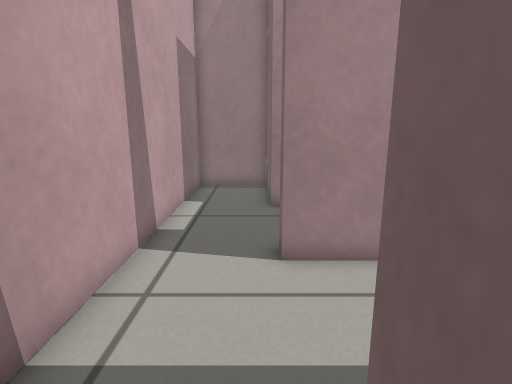
View 1 (above)

23 first-person views from a walk through a robot-simulator world made for Gazebo. The camera is 0.59 m above the floor, tilts 12° down and sees 80° across. The floor is counted in squares, 0.2 m on a side. Each view is taken from the middle of a square. On the plan, view 1 faces up. The plan holds only what a view shows up to about 20 squares ahead; the rest is blank. Robots are left out.

View 2
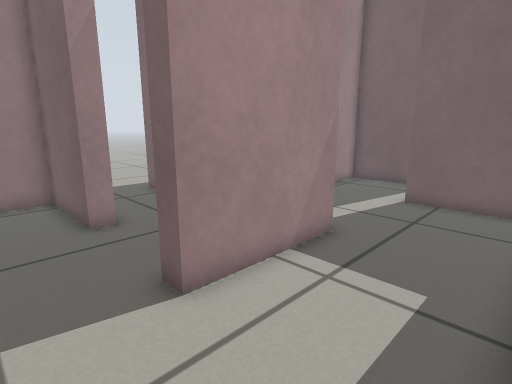

View 3
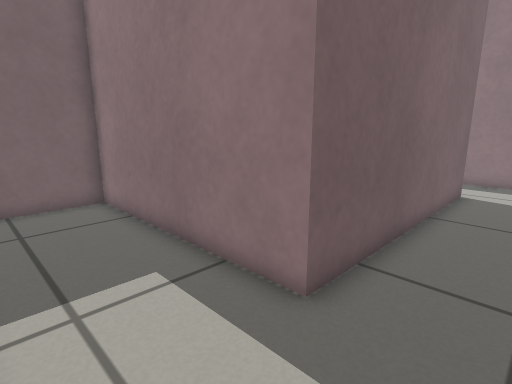

View 4
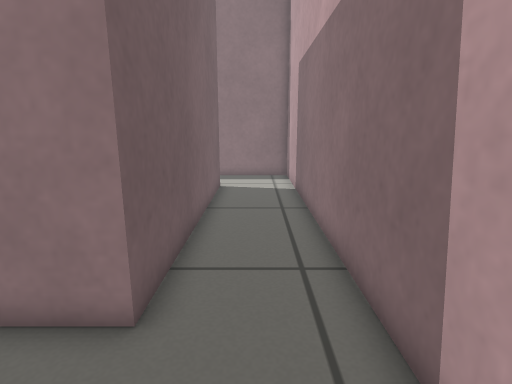

View 5
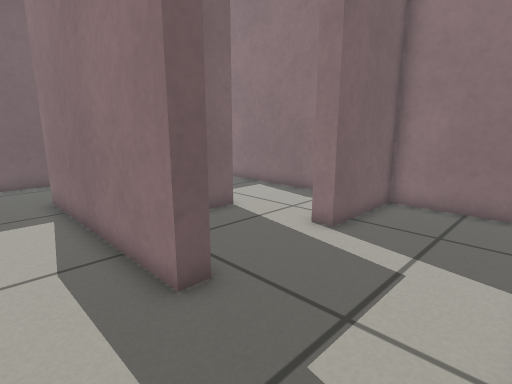

View 6
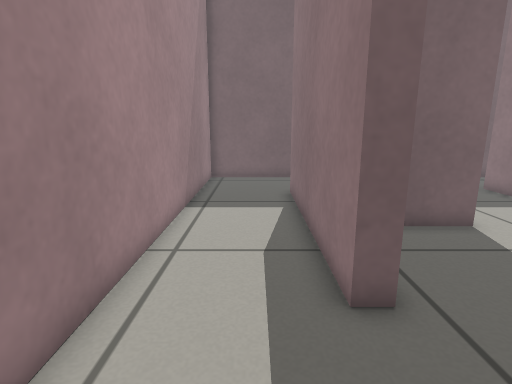

View 7
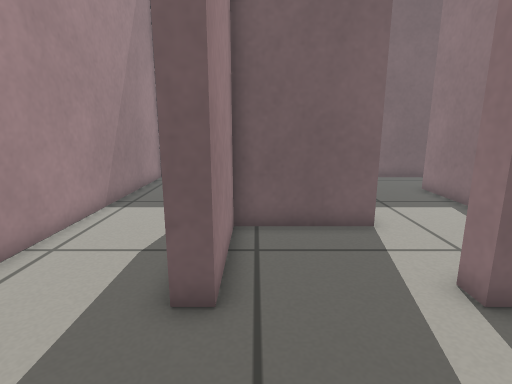

View 8
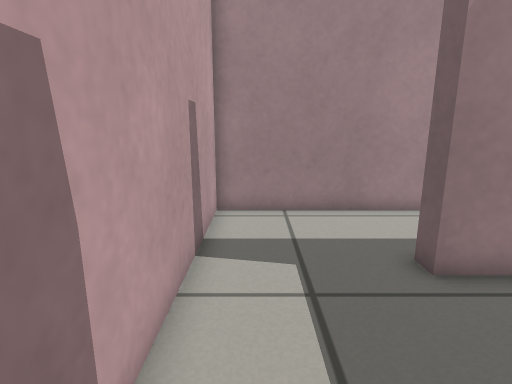

View 9
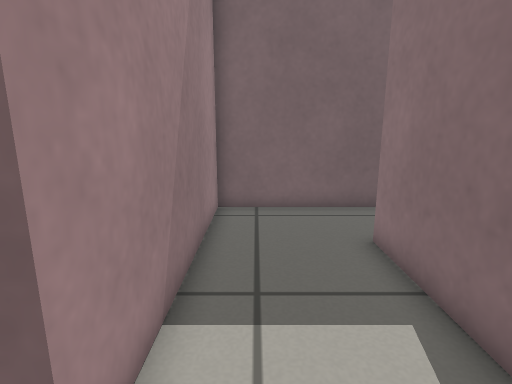

View 10
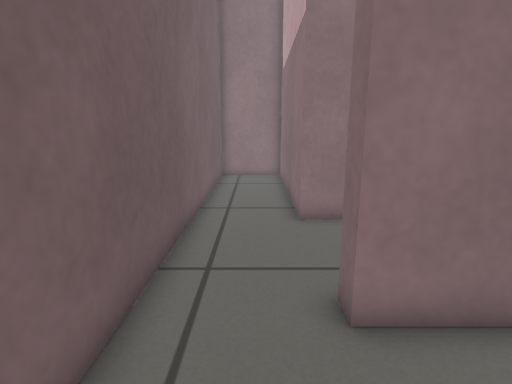

View 11
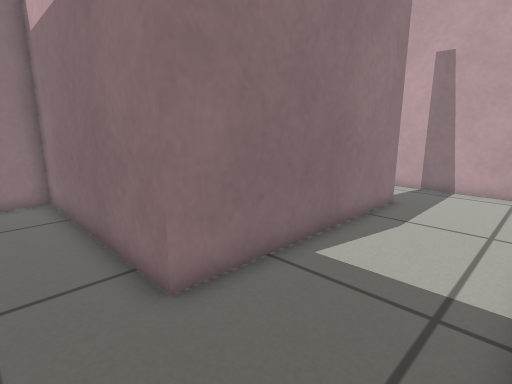

View 12
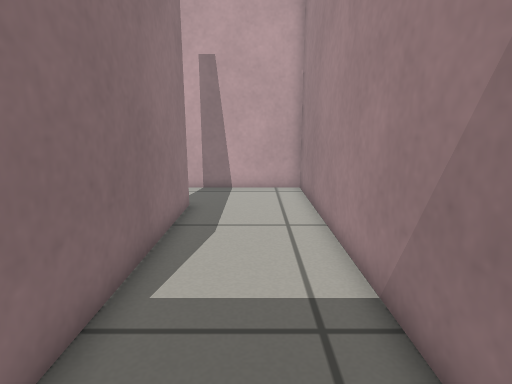

View 13
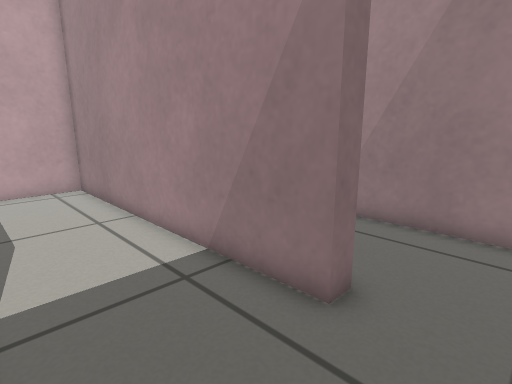

View 14
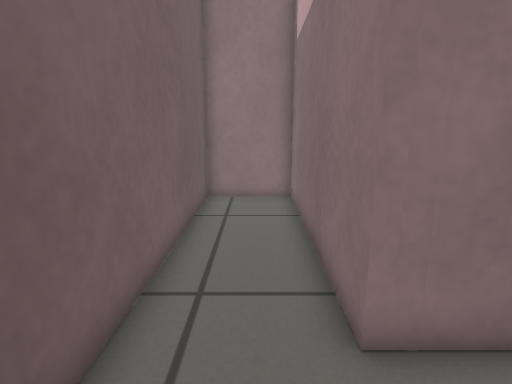

View 15
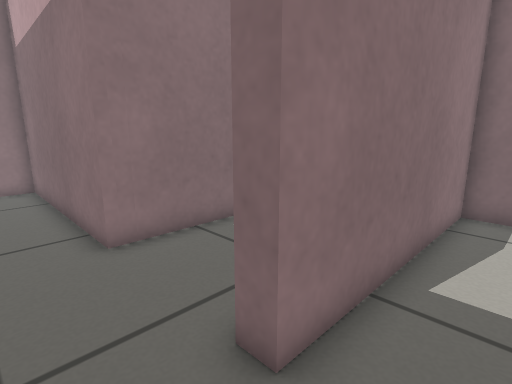

View 16
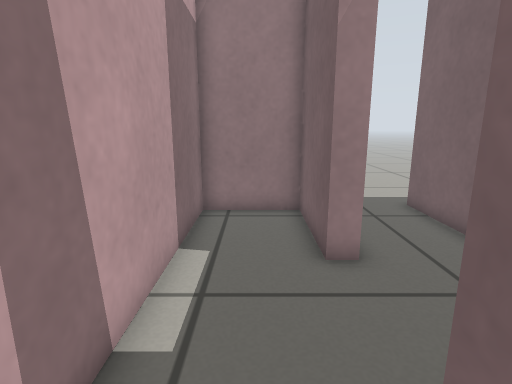

View 17
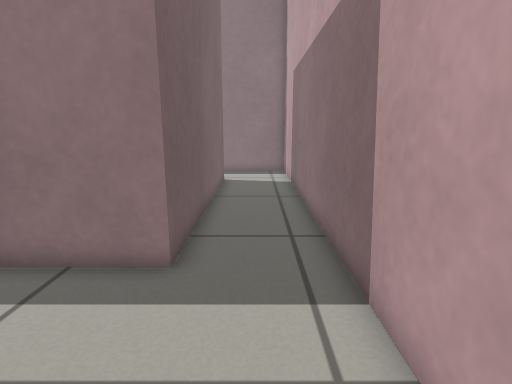

View 18
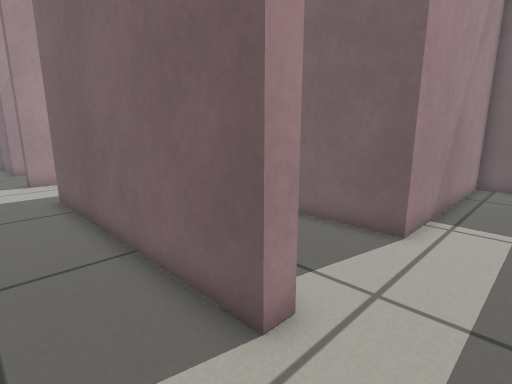

View 19
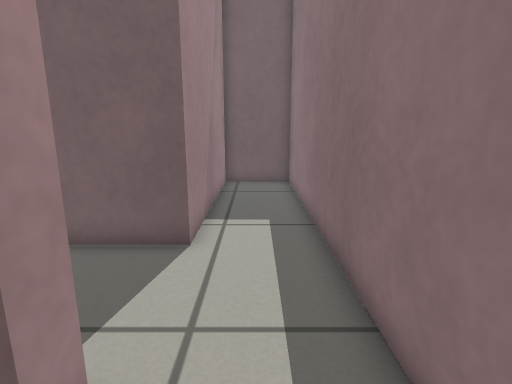

View 20
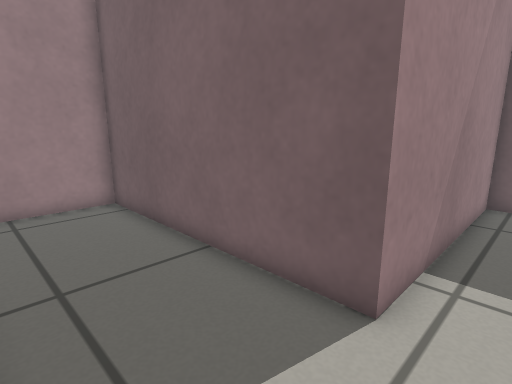

View 21
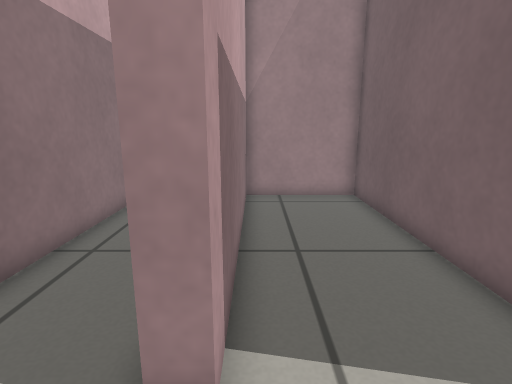

View 22
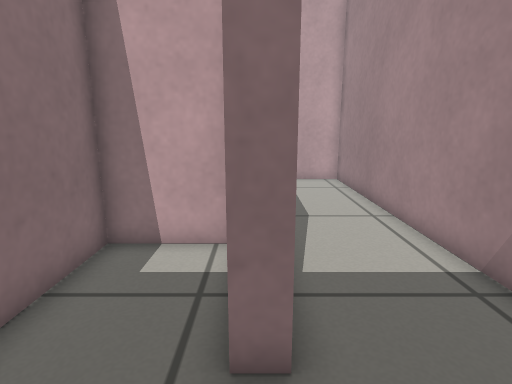

View 23
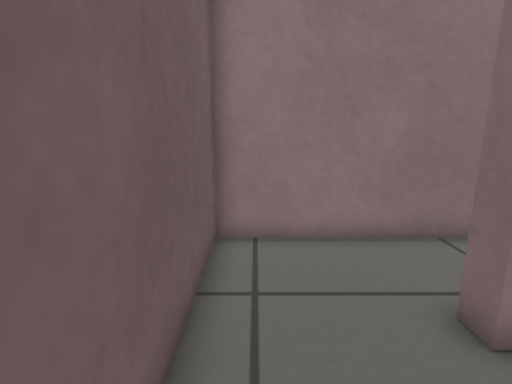

### Floor plan
Points are (right, up) in squares from view 1. A wall is a line through its corners. A room is listed if a view was taken in it or the views show most of it. See-through windows are left out.
Room 1 (views 1, 2, 3, 4, 7, 8, 16, 18, 19)
walls: (-2.9, 6.4) (-2.9, -12.8) (1.6, -12.8); (5.6, 10.6) (5.6, 6.4) (0.6, 6.4); (1.6, -9.3) (0.8, -9.3) (0.8, 1.9) (10.6, 1.9) (10.6, 6.2)
ways out: opening at (8, 11) to room 2; opening at (11, 8.5) to room 3; opening at (-1, 7) to room 5; opening at (1, -11) to room 6
Room 2 (views 5, 6, 22, 23)
walls: (10.6, 10.7) (10.6, 11.4) (19.8, 11.4) (19.8, 10.6); (24.1, 10.4) (24.1, 15.7) (5.6, 15.7) (5.6, 10.6)
ways out: opening at (8, 11) to room 1; opening at (21.5, 11) to room 7
Room 3 (views 9, 10, 11, 15)
walls: (11.3, 3.2) (11.3, 1.9) (20.6, 1.9) (20.6, 1.2); (10.6, 6.2) (11.4, 6.2); (24.1, 0.4) (24.1, 6.4) (14.8, 6.4) (14.8, 10.7) (10.6, 10.7)
ways out: opening at (11, 8.5) to room 1; opening at (22, 1.5) to room 4
Room 4 (views 12, 13, 14)
walls: (20.6, 1.2) (7.1, 1.2) (7.1, -4.9); (10.5, -3.6) (20.6, -3.6) (20.5, -12.8) (24.1, -12.8) (24.1, 0.4)
ways out: opening at (22, 1.5) to room 3; opening at (9, -4)
Room 5 (view 17)
walls: (1.4, 11.4) (0.6, 11.4) (0.6, 15.7) (-2.9, 15.7) (-2.9, 6.4); (0.6, 6.4) (0.6, 7.2)
ways out: opening at (-1, 7) to room 1; opening at (1, 9.5)
Room 6 (views 20, 21)
walls: (1.6, -12.8) (15.5, -12.8) (15.6, -9.3) (6.3, -9.3) (6.3, 1.2) (1.6, 1.2) (1.6, -9.3)
ways out: opening at (1, -11) to room 1
Room 7 (no view inside)
walls: (15.6, 10.4) (15.6, 7.2) (24.1, 7.2) (24.1, 10.4)
ways out: opening at (21.5, 11) to room 2

Where each view was taken, in squares from view 1:
view 1: 0 up, 0 right, facing up
view 2: 2 up, 2 left, facing up-right
view 3: 6 up, 2 left, facing down-right
view 4: 6 up, 1 left, facing down
view 5: 14 up, 6 right, facing down-right
view 6: 13 up, 6 right, facing right
view 7: 10 up, 6 right, facing right
view 8: 5 up, 7 right, facing up
view 9: 5 up, 13 right, facing right
view 10: 6 up, 22 right, facing down
view 11: 1 up, 23 right, facing down-left
view 12: 1 down, 22 right, facing left
view 13: 3 down, 23 right, facing up-left
view 14: 0 up, 22 right, facing down
view 15: 4 up, 23 right, facing down-left
view 16: 5 up, 1 left, facing up
view 17: 8 up, 1 left, facing down
view 18: 12 down, 2 left, facing up-right
view 19: 11 down, 1 left, facing right
view 20: 11 down, 2 right, facing up-right
view 21: 12 down, 2 right, facing up
view 22: 11 up, 23 right, facing left
view 23: 15 up, 23 right, facing down
